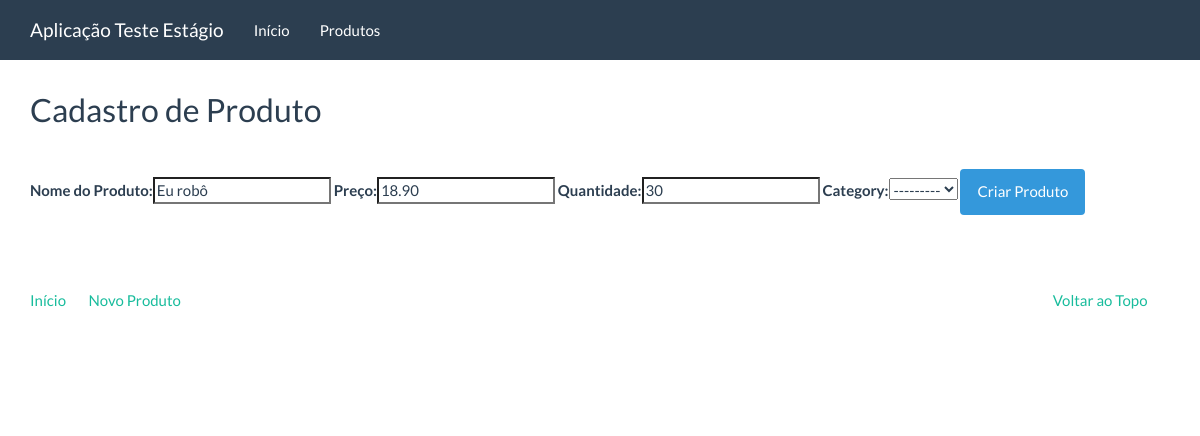
Page /update_product/1 on the committed database.
### core/models.py (models this page shows)
class Product(models.Model):
	name = models.CharField(max_length = 80, verbose_name = 'Nome do Produto')
	price = models.DecimalField(max_digits = 30, decimal_places = 2, default = 0, verbose_name = 'Preço')
	quantity = models.IntegerField(default = 0, verbose_name = 'Quantidade')
	category = models.ForeignKey('Category', related_name = 'products', null = True, on_delete = models.SET_NULL)

class Category(models.Model):
	name = models.CharField(max_length = 80, verbose_name = 'Nome da Categoria')
	def __str__(self):
		return self.name

### core/views.py (the view, shortened to what this page needs)
# urls.py: path('update_product/<int:pk>', ProductUpdateView.as_view(), name='update_product'),
class ProductUpdateView(generic.UpdateView):
	model = Product
	form_class = ProductForm
	template_name = 'products/create_products.html'
	def get_object(self, queryset=None):
		pk = self.kwargs['pk']
		return Product.objects.get(pk=pk)

### core/forms.py
class ProductForm(forms.ModelForm):
	def __init__(self, *args, **kwargs):
		super(ProductForm, self).__init__(*args, **kwargs)
		self.fields['category'].required = False
	class Meta:
		model = Product
		fields = '__all__'

### core/templates/products/create_products.html (shortened to what this page needs)
{% extends "../core/base.html" %}
{%load bootstrap%}
{% block container %}
<div class="page-header">
	<h2>Cadastro de Produto</h2>
</div>
<form action="" method="post">{% csrf_token %}
	{{form|bootstrap}}
    <input class="btn btn-info" type="submit" value="Criar Produto" />
</form>
{% endblock %}

### rows in the picture
Product: name "Eu robô", price "18.90", quantity "30", category "---------"
